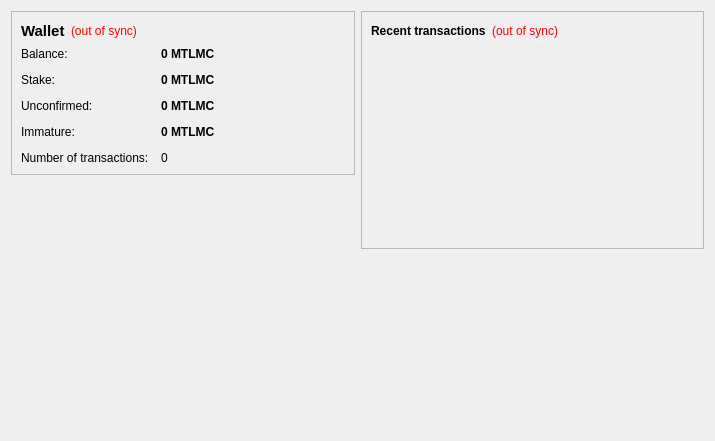
<?xml version="1.0" encoding="UTF-8"?>
<ui version="4.0">
 <class>OverviewPage</class>
 <widget class="QWidget" name="OverviewPage">
  <property name="geometry">
   <rect>
    <x>0</x>
    <y>0</y>
    <width>715</width>
    <height>441</height>
   </rect>
  </property>
  <property name="windowTitle">
   <string>Form</string>
  </property>
  <layout class="QHBoxLayout" name="horizontalLayout" stretch="1,1">
   <item>
    <layout class="QVBoxLayout" name="verticalLayout_2">
     <item>
      <widget class="QFrame" name="frame">
       <property name="frameShape">
        <enum>QFrame::StyledPanel</enum>
       </property>
       <property name="frameShadow">
        <enum>QFrame::Raised</enum>
       </property>
       <layout class="QVBoxLayout" name="verticalLayout_4">
        <item>
         <layout class="QHBoxLayout" name="horizontalLayout_4">
          <item>
           <widget class="QLabel" name="label_5">
            <property name="font">
             <font>
              <pointsize>11</pointsize>
              <weight>75</weight>
              <bold>true</bold>
             </font>
            </property>
            <property name="text">
             <string>Wallet</string>
            </property>
           </widget>
          </item>
          <item>
           <widget class="QLabel" name="labelWalletStatus">
            <property name="toolTip">
             <string>The displayed information may be out of date. Your wallet automatically synchronizes with the MetalMusicCoin2 network after a connection is established, but this process has not completed yet.</string>
            </property>
            <property name="styleSheet">
             <string notr="true">QLabel { color: red; }</string>
            </property>
            <property name="text">
             <string notr="true">(out of sync)</string>
            </property>
            <property name="alignment">
             <set>Qt::AlignLeading|Qt::AlignLeft|Qt::AlignVCenter</set>
            </property>
           </widget>
          </item>
          <item>
           <spacer name="horizontalSpacer_2">
            <property name="orientation">
             <enum>Qt::Horizontal</enum>
            </property>
            <property name="sizeHint" stdset="0">
             <size>
              <width>40</width>
              <height>20</height>
             </size>
            </property>
           </spacer>
          </item>
         </layout>
        </item>
        <item>
         <layout class="QFormLayout" name="formLayout_2">
          <property name="fieldGrowthPolicy">
           <enum>QFormLayout::AllNonFixedFieldsGrow</enum>
          </property>
          <property name="horizontalSpacing">
           <number>12</number>
          </property>
          <property name="verticalSpacing">
           <number>12</number>
          </property>
          <item row="0" column="0">
           <widget class="QLabel" name="label">
            <property name="text">
             <string>Balance:</string>
            </property>
           </widget>
          </item>
          <item row="0" column="1">
           <widget class="QLabel" name="labelBalance">
            <property name="font">
             <font>
              <weight>75</weight>
              <bold>true</bold>
             </font>
            </property>
            <property name="cursor">
             <cursorShape>IBeamCursor</cursorShape>
            </property>
            <property name="toolTip">
             <string>Your current balance</string>
            </property>
            <property name="text">
             <string notr="true">0 MTLMC</string>
            </property>
            <property name="textInteractionFlags">
             <set>Qt::LinksAccessibleByMouse|Qt::TextSelectableByKeyboard|Qt::TextSelectableByMouse</set>
            </property>
           </widget>
          </item>
          <item row="1" column="0">
           <widget class="QLabel" name="label_6">
            <property name="text">
             <string>Stake:</string>
            </property>
           </widget>
          </item>
          <item row="1" column="1">
           <widget class="QLabel" name="labelStake">
            <property name="font">
             <font>
              <weight>75</weight>
              <bold>true</bold>
             </font>
            </property>
            <property name="cursor">
             <cursorShape>IBeamCursor</cursorShape>
            </property>
            <property name="toolTip">
             <string>Total of coins that was staked, and do not yet count toward the current balance</string>
            </property>
            <property name="text">
             <string notr="true">0 MTLMC</string>
            </property>
            <property name="textInteractionFlags">
             <set>Qt::LinksAccessibleByMouse|Qt::TextSelectableByKeyboard|Qt::TextSelectableByMouse</set>
            </property>
           </widget>
          </item>
          <item row="2" column="0">
           <widget class="QLabel" name="label_3">
            <property name="text">
             <string>Unconfirmed:</string>
            </property>
           </widget>
          </item>
          <item row="2" column="1">
           <widget class="QLabel" name="labelUnconfirmed">
            <property name="font">
             <font>
              <weight>75</weight>
              <bold>true</bold>
             </font>
            </property>
            <property name="cursor">
             <cursorShape>IBeamCursor</cursorShape>
            </property>
            <property name="toolTip">
             <string>Total of transactions that have yet to be confirmed, and do not yet count toward the current balance</string>
            </property>
            <property name="text">
             <string notr="true">0 MTLMC</string>
            </property>
            <property name="textInteractionFlags">
             <set>Qt::LinksAccessibleByMouse|Qt::TextSelectableByKeyboard|Qt::TextSelectableByMouse</set>
            </property>
           </widget>
          </item>
          <item row="3" column="0">
           <widget class="QLabel" name="labelImmatureText">
            <property name="text">
             <string>Immature:</string>
            </property>
           </widget>
          </item>
          <item row="3" column="1">
           <widget class="QLabel" name="labelImmature">
            <property name="font">
             <font>
              <weight>75</weight>
              <bold>true</bold>
             </font>
            </property>
            <property name="toolTip">
             <string>Mined balance that has not yet matured</string>
            </property>
            <property name="text">
             <string notr="true">0 MTLMC</string>
            </property>
            <property name="textInteractionFlags">
             <set>Qt::LinksAccessibleByMouse|Qt::TextSelectableByKeyboard|Qt::TextSelectableByMouse</set>
            </property>
           </widget>
          </item>
          <item row="4" column="0">
           <widget class="QLabel" name="label_2">
            <property name="text">
             <string>Number of transactions:</string>
            </property>
           </widget>
          </item>
          <item row="4" column="1">
           <widget class="QLabel" name="labelNumTransactions">
            <property name="toolTip">
             <string>Total number of transactions in wallet</string>
            </property>
            <property name="text">
             <string notr="true">0</string>
            </property>
           </widget>
          </item>
         </layout>
        </item>
       </layout>
      </widget>
     </item>
     <item>
      <spacer name="verticalSpacer">
       <property name="orientation">
        <enum>Qt::Vertical</enum>
       </property>
       <property name="sizeHint" stdset="0">
        <size>
         <width>20</width>
         <height>40</height>
        </size>
       </property>
      </spacer>
     </item>
     <item>
      <widget class="QLabel" name="label_6">
       <property name="text">
        <string/>
       </property>
       <property name="pixmap">
        <pixmap resource="../bitcoin.qrc">:/images/backg</pixmap>
       </property>
       <property name="scaledContents">
        <bool>false</bool>
       </property>
       <property name="alignment">
        <set>Qt::AlignCenter</set>
       </property>
       <property name="margin">
        <number>-2</number>
       </property>
      </widget>
     </item>
    </layout>
   </item>
   <item>
    <layout class="QVBoxLayout" name="verticalLayout_3">
     <item>
      <widget class="QFrame" name="frame_2">
       <property name="frameShape">
        <enum>QFrame::StyledPanel</enum>
       </property>
       <property name="frameShadow">
        <enum>QFrame::Raised</enum>
       </property>
       <layout class="QVBoxLayout" name="verticalLayout">
        <item>
         <layout class="QHBoxLayout" name="horizontalLayout_2">
          <item>
           <widget class="QLabel" name="label_4">
            <property name="text">
             <string>&lt;b&gt;Recent transactions&lt;/b&gt;</string>
            </property>
           </widget>
          </item>
          <item>
           <widget class="QLabel" name="labelTransactionsStatus">
            <property name="toolTip">
             <string>The displayed information may be out of date. Your wallet automatically synchronizes with the MetalMusicCoin2 network after a connection is established, but this process has not completed yet.</string>
            </property>
            <property name="styleSheet">
             <string notr="true">QLabel { color: red; }</string>
            </property>
            <property name="text">
             <string notr="true">(out of sync)</string>
            </property>
            <property name="alignment">
             <set>Qt::AlignRight|Qt::AlignTrailing|Qt::AlignVCenter</set>
            </property>
           </widget>
          </item>
          <item>
           <spacer name="horizontalSpacer">
            <property name="orientation">
             <enum>Qt::Horizontal</enum>
            </property>
            <property name="sizeHint" stdset="0">
             <size>
              <width>40</width>
              <height>20</height>
             </size>
            </property>
           </spacer>
          </item>
         </layout>
        </item>
        <item>
         <widget class="QListView" name="listTransactions">
          <property name="styleSheet">
           <string notr="true">QListView { background: transparent; }</string>
          </property>
          <property name="frameShape">
           <enum>QFrame::NoFrame</enum>
          </property>
          <property name="verticalScrollBarPolicy">
           <enum>Qt::ScrollBarAlwaysOff</enum>
          </property>
          <property name="horizontalScrollBarPolicy">
           <enum>Qt::ScrollBarAlwaysOff</enum>
          </property>
          <property name="selectionMode">
           <enum>QAbstractItemView::NoSelection</enum>
          </property>
         </widget>
        </item>
       </layout>
      </widget>
     </item>
     <item>
      <spacer name="verticalSpacer_2">
       <property name="orientation">
        <enum>Qt::Vertical</enum>
       </property>
       <property name="sizeHint" stdset="0">
        <size>
         <width>20</width>
         <height>40</height>
        </size>
       </property>
      </spacer>
     </item>
    </layout>
   </item>
  </layout>
 </widget>
 <resources>
  <include location="../bitcoin.qrc"/>
 </resources>
 <connections/>
</ui>
